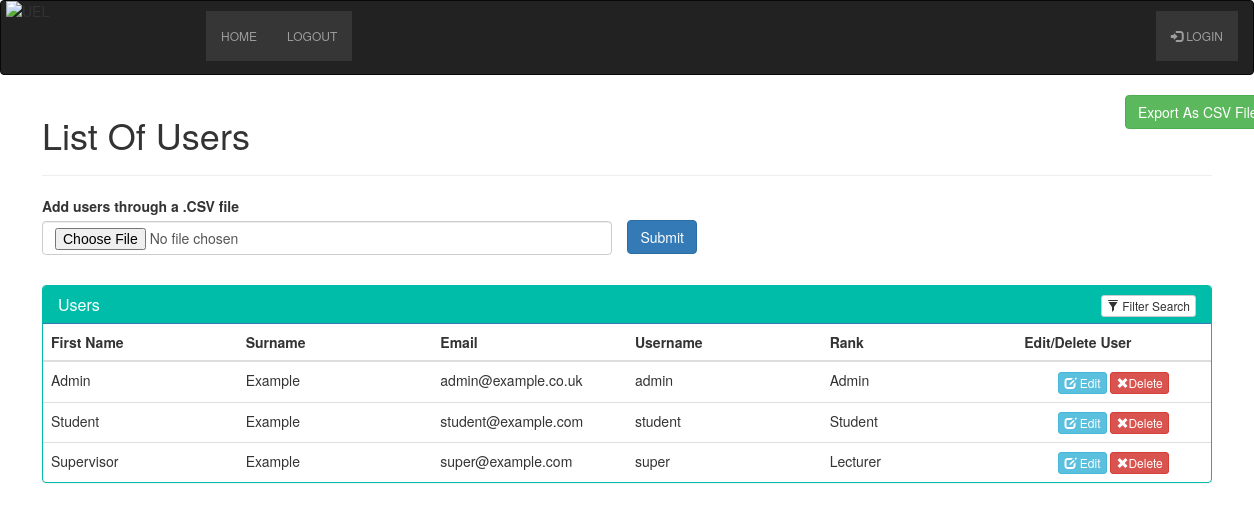
Page /assessment/admin/view-users.php on the committed database.
### tables this page shows
CREATE TABLE `users` (
  `id` varchar(8) NOT NULL,
  `name` varchar(25) NOT NULL,
  `surname` varchar(25) NOT NULL,
  `email` varchar(100) NOT NULL,
  `username` varchar(10) NOT NULL,
  `password` varchar(10) NOT NULL,
  `rank` varchar(15) NOT NULL,
  `level` int(1) NOT NULL,
  PRIMARY KEY  (`id`)
);

### assessment/admin/view-users.php (the view, shortened to what this page needs)
<?php
include "../db_handler.php";
$query = "SELECT * FROM users";
?>
<!DOCTYPE html>
<html>
	<?php
		include "../includes/header.php";
		include "../includes/admin-navbar.php";
	?>
<head>
    <link rel="stylesheet" type="text/css" href="bootstrap/css/bootstrap.min.css"/>
    <link rel="stylesheet" href="https://maxcdn.bootstrapcdn.com/bootstrap/3.3.7/css/bootstrap.min.css">
    <link rel="stylesheet" href="https://cdnjs.cloudflare.com/ajax/libs/bootstrap-slider/9.7.2/css/bootstrap-slider.min.css">
</head>
<body>
<div class="container">
    <div class="row">
        <form class="form-horizontal" style="float: right;" action="view-users.php" method="post" name="export" enctype="multipart/form-data">
          <div class="form-group">
            <div class="col-md-4 col-md-offset-4">
              <input type="submit" name="export" class="btn btn-success" value="Export As CSV File"/>
            </div>
          </div>
        </form>
    	<h1>List Of Users</h1>
    	<hr>
            <div class="row">
        <div class="col-md-6 col-md-offset-0">
            <form enctype="multipart/form-data" method="post" action="view-users.php">
                <div class="form-group">
                    <label for="file">Add users through a .CSV file</label>
                    <input name="file" type="file" class="form-control">
                </div>
                <div class="pull-right" style="margin-top: -50px; margin-right: -85px;">
                    <input type="submit" name="submit" class="btn btn-primary" value="Submit">
                </div>
            </form>
        </div>
    </div>
        <div class="panel panel-primary filterable" style="border-color: #00bdaa;">
            <div class="panel-heading" style="background-color: #00bdaa;">
                <h3 class="panel-title">Users</h3>
                <div class="pull-right">
                    <button class="btn btn-default btn-xs btn-filter"><span class="glyphicon glyphicon-filter"></span> Filter Search</button>
                </div>
            </div>
            <table class="table">
                <thead>
                    <tr class="filters">
                        <th><input type="text" class="form-control" placeholder="First Name" disabled></th>
                        <th><input type="text" class="form-control" placeholder="Surname" disabled></th>
                        <th><input type="text" class="form-control" placeholder="Email" disabled></th>
                        <th><input type="text" class="form-control" placeholder="Username" disabled></th>
                        <th><input type="text" class="form-control" placeholder="Rank" disabled></th>
                        <th><input type="text" class="form-control" placeholder="Edit/Delete User" disabled></th>
                    </tr>
                </thead>
                <tbody>
                    <?php
                        $output = '';
                        if(isset($_POST["query"]))
                        {
                         $search = mysqli_real_escape_string($conn, $_POST["query"]);
                         $query = "
                          SELECT * FROM users
                          WHERE name LIKE '%".$search."%'
                          OR surname LIKE '%".$search."%'
                          OR email LIKE '%".$search."%'
                          OR username LIKE '%".$search."%'
                         ";
                        }
                        else
                        {
                         $query = "SELECT * FROM users ORDER BY name asc";
                        }
                            $result = mysqli_query($conn, $query);
                        if(mysqli_num_rows($result) > 0)
                        {
                         while($row = mysqli_fetch_array($result))
                         {
                        $username = $row["username"];
                          $output .= '
                           <tr>
                            <td>'.$row["name"].'</td>
                            <td>'.$row["surname"].'</td>
                            <td>'.$row["email"].'</td>
                            <td>'.$row["username"].'</td>
                            <td>'.$row["rank"].'</td>
                          <td class="text-center">
                          <a class="btn-edit btn btn-info btn-xs" href="edit-user.php?id=' . $username . '">
                          <span class=" glyphicon glyphicon-edit"></span> Edit</a>
                           <a href="remove-user.php?id=' . $username . '"class="btn-remove btn btn-danger btn-xs">
                           <span class="glyphicon glyphicon-remove"></span>Delete</a></td>
                           </tr>
                        </div>
                          ';
                         }
                         echo $output;
                        }
                    ?>
</body>
</html>

### assessment/includes/header.php (shortened to what this page needs)
<!DOCTYPE html>
<html>
	<head>
		<link rel="stylesheet" href="https://maxcdn.bootstrapcdn.com/bootstrap/3.3.7/css/bootstrap.min.css">
		<link rel="stylesheet" href="../css/bootcomplete.css?<?php echo time(); ?> /">
	</head>

### assessment/includes/admin-navbar.php (shortened to what this page needs)
  <nav class="navbar navbar-inverse">
  <div class="container-fluid">
    <div class="navbar-header">
      <img src="../uel.png" alt="UEL" name="UEL" style="width: 200px; height: 75px; margin-top: -10px; float: left; margin-left: -10px;">
    </div>
    <div class="collapse navbar-collapse" id="bs-example-navbar-collapse-1">
      <ul class="nav navbar-nav">
        <?php
            $urls = array(
                'Home' => '../home/adminHome.php',
                'Logout' => '../logout.php',
            );
            foreach ($urls as $name => $url) {
                echo '<li> <a href="'.$url.'">'.$name.'</a></li>';
            }
        ?>
</ul>
<ul class="nav navbar-nav navbar-right">
        <?php
        if(isset($_SESSION['id'])) {
          echo '<li><a href="#">Welcome, '. $_SESSION["id"] . '</a></li>';
          echo '<li><a href="../logout.php">Log Out</a></li>';
        } else {
            echo '<li><a href="../login.php"><span class="glyphicon glyphicon-log-in"></span> Login</a></li>';
        }
        ?>
    </div>
  </div>
</nav>

### assessment/includes/admin-navbar.php (style rules this page uses)
.navbar-inverse .navbar-nav>li>a { color: #9d9d9d; border: none!important; font-size: 12px; text-transform: uppercase; color: #ececec; font-family: "Raleway","Helvetica Neue","Helvetica","Roboto","Arial",sans-serif; font-feature-settings: "lnum"; font-variant-numeric: lining-nums; }
div { display: block; }
.navbar-inverse { background-color: #363636; border-color: #080808; height: 75px; }
.container-fluid { padding-right: 15px; padding-left: 15px; margin-right: auto; margin-left: auto; margin-top: 10px; }
ul, menu, dir { display: block; list-style-type: disc; -webkit-margin-before: 1em; -webkit-margin-after: 1em; -webkit-margin-start: 0px; -webkit-margin-end: 0px; -webkit-padding-start: 40px; }
.nav li { font-family: 'Gabriola', sans-serif; font-size: 1.2em; line-height: 40px; text-align: left; background-color: #363636; }
.nav a { text-decoration: none; color: #FFFFFF; display: block; padding-left: 15px; border-bottom: 1px solid #888; transition: .3s background-color; }

### assessment/admin/view-users.php (style rules this page uses)
.filterable { margin-top: 15px; }
.filterable .panel-heading .pull-right { margin-top: -20px; }
.filterable .filters input[disabled] { background-color: transparent; border: none; cursor: auto; box-shadow: none; padding: 0; height: auto; }

### rows in the picture
users: name "Admin", surname "Example", email "admin@example.co.uk", username "admin", rank "Admin"
users: name "Student", surname "Example", email "student@example.com", username "student", rank "Student"
users: name "Supervisor", surname "Example", email "super@example.com", username "super", rank "Lecturer"

### other values in the picture
$name "HOME"
$name "LOGOUT"
